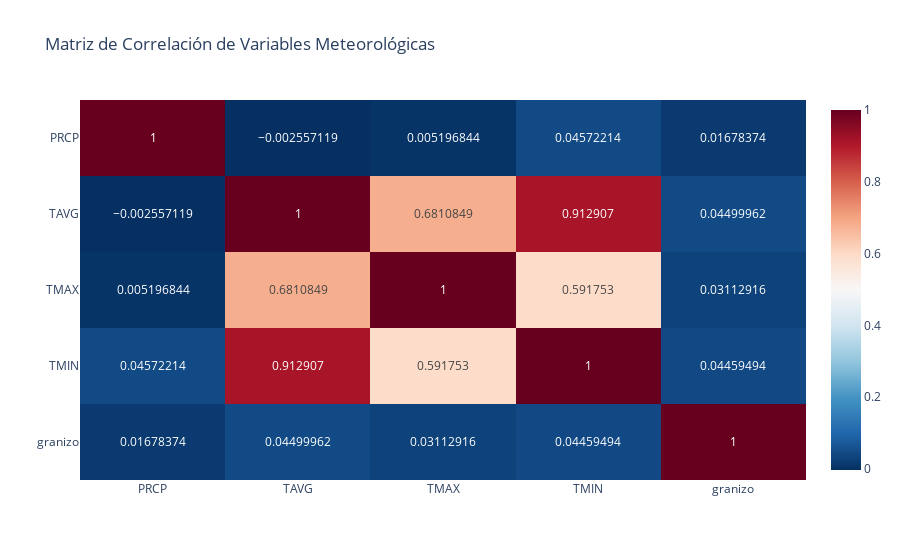

The code cell stored with this chart in its notebook:
### Markdown cell above
La Matriz de Correlación

### Code cell
import pandas as pd
import plotly.express as px

# Suponiendo que 'df' es tu DataFrame limpio (con NaN ya rellenados).

# 1. Seleccionamos solo las columnas numéricas que nos interesan para el análisis.
columnas_numericas = ['PRCP', 'TAVG', 'TMAX', 'TMIN', 'granizo']
# Creamos un nuevo DataFrame solo con estas columnas
df_numerico = df[columnas_numericas]

# 2. Calculamos la matriz de correlación. Es una sola línea de código en Pandas.
matriz_correlacion = df_numerico.corr()

# 3. Creamos el mapa de calor (heatmap) con Plotly.
fig_heatmap = px.imshow(
    matriz_correlacion,
    text_auto=True, # Muestra los valores numéricos en cada celda
    aspect="auto",  # Ajusta el aspecto para que se vea bien
    color_continuous_scale='RdBu_r', # Paleta de colores Rojo-Azul (r significa invertido)
    title='Matriz de Correlación de Variables Meteorológicas'
)

fig_heatmap.show()

# Para guardarlo
# fig_heatmap.write_html("../reports/figures/heatmap_correlacion.html")

### Figure 1 — Plotly figure (JSON) as saved in the notebook; plotly's stock layout.template omitted (floating-point values rounded to 4 significant figures)
{"data": [{"coloraxis": "coloraxis", "hovertemplate": "x: %{x}<br>y: %{y}<br>color: %{z}<extra></extra>", "name": "0", "texttemplate": "%{z}", "type": "heatmap", "x": ["PRCP", "TAVG", "TMAX", "TMIN", "granizo"], "xaxis": "x", "y": ["PRCP", "TAVG", "TMAX", "TMIN", "granizo"], "yaxis": "y", "z": [[1.0, -0.002557, 0.005197, 0.04572, 0.01678], [-0.002557, 1.0, 0.6811, 0.9129, 0.045], [0.005197, 0.6811, 1.0, 0.5918, 0.03113], [0.04572, 0.9129, 0.5918, 1.0, 0.04459], [0.01678, 0.045, 0.03113, 0.04459, 1.0]]}], "layout": {"coloraxis": {"colorscale": [[0, "rgb(5,48,97)"], [0.1, "rgb(33,102,172)"], [0.2, "rgb(67,147,195)"], [0.3, "rgb(146,197,222)"], [0.4, "rgb(209,229,240)"], [0.5, "rgb(247,247,247)"], [0.6, "rgb(253,219,199)"], [0.7, "rgb(244,165,130)"], [0.8, "rgb(214,96,77)"], [0.9, "rgb(178,24,43)"], [1, "rgb(103,0,31)"]]}, "title": {"text": "Matriz de Correlación de Variables Meteorológicas"}, "xaxis": {"anchor": "y", "domain": [0, 1]}, "yaxis": {"anchor": "x", "autorange": "reversed", "domain": [0, 1]}}}
